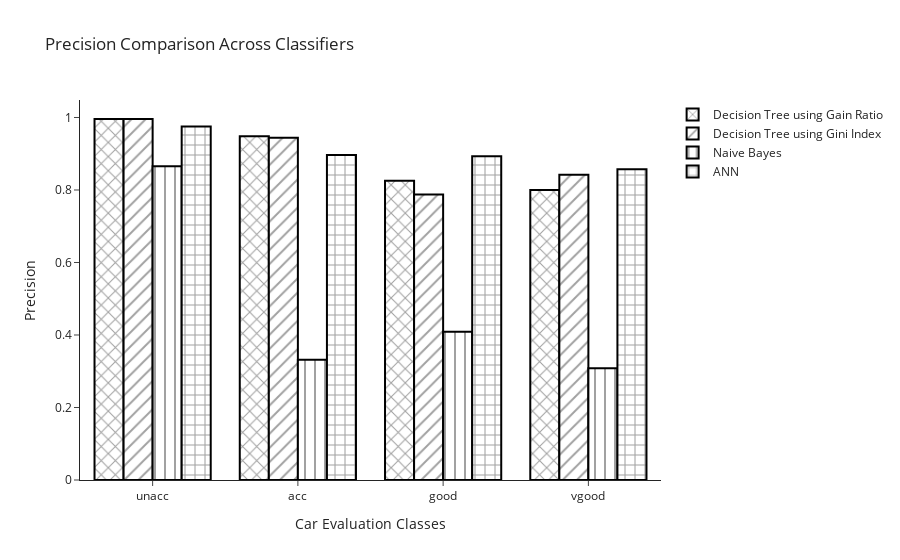

Source (notebook cell):
### Code cell
# Precision values from your tables (replace these with your actual values)
precision_decision_tree_GainRatio = precisionTable.loc[[True]*4+[False]*3, 'DTreeGRPrecision']
precision_decision_tree_GiniIndex = precisionTable.loc[[True]*4+[False]*3, 'DTreeGiniPrecision']
precision_naive_bayes = precisionTable.loc[[True]*4+[False]*3, 'NBPrecision']
precision_ann = precisionTable.loc[[True]*4+[False]*3, 'ANNPrecision']

# Classes for the x-axis
classes = ['unacc', 'acc', 'good', 'vgood']

# Create traces for each classifier
trace_dt1 = go.Bar(x=classes, y=precision_decision_tree_GainRatio, name='Decision Tree using Gain Ratio',
                   marker = dict(
    color  = 'white', pattern_shape = 'x', line = dict(color = 'black', width = 2)
))
trace_dt2 = go.Bar(x=classes, y=precision_decision_tree_GiniIndex, name='Decision Tree using Gini Index',
                   marker = dict(
                       color  = 'white', pattern_shape = '/', line = dict(color = 'black', width = 2)
                   ))
trace_nb = go.Bar(x=classes, y=precision_naive_bayes, name='Naive Bayes', marker = dict(
    color  = 'white', pattern_shape = '|', line = dict(color = 'black', width = 2)
))
trace_ann = go.Bar(x=classes, y=precision_ann, name='ANN',marker = dict(
    color  = 'white', pattern_shape = '+', line = dict(color = 'black', width = 2)
))

# Layout settings
layout = go.Layout(title='Precision Comparison Across Classifiers',
                   xaxis=dict(title='Car Evaluation Classes'),
                   yaxis=dict(title='Precision'),
                   template = 'simple_white')

# Combine traces into a data list
data = [trace_dt1,trace_dt2, trace_nb, trace_ann]

# Create and show the figure
fig = go.Figure(data=data, layout=layout)
fig.show()

### Figure 1 — Plotly figure (JSON) as saved in the notebook; plotly's stock layout.template omitted (floating-point values rounded to 4 significant figures)
{"data": [{"marker": {"color": "white", "line": {"color": "black", "width": 2}, "pattern": {"shape": "x"}}, "name": "Decision Tree using Gain Ratio", "type": "bar", "x": ["unacc", "acc", "good", "vgood"], "y": [0.9958, 0.9481, 0.8254, 0.8]}, {"marker": {"color": "white", "line": {"color": "black", "width": 2}, "pattern": {"shape": "/"}}, "name": "Decision Tree using Gini Index", "type": "bar", "x": ["unacc", "acc", "good", "vgood"], "y": [0.9958, 0.9439, 0.7879, 0.8421]}, {"marker": {"color": "white", "line": {"color": "black", "width": 2}, "pattern": {"shape": "|"}}, "name": "Naive Bayes", "type": "bar", "x": ["unacc", "acc", "good", "vgood"], "y": [0.8658, 0.3318, 0.4091, 0.3086]}, {"marker": {"color": "white", "line": {"color": "black", "width": 2}, "pattern": {"shape": "+"}}, "name": "ANN", "type": "bar", "x": ["unacc", "acc", "good", "vgood"], "y": [0.9751, 0.8968, 0.8929, 0.8571]}], "layout": {"autosize": true, "title": {"text": "Precision Comparison Across Classifiers"}, "xaxis": {"autorange": true, "range": [-0.5, 3.5], "title": {"text": "Car Evaluation Classes"}, "type": "category"}, "yaxis": {"autorange": true, "range": [0, 1.048], "title": {"text": "Precision"}, "type": "linear"}}}
